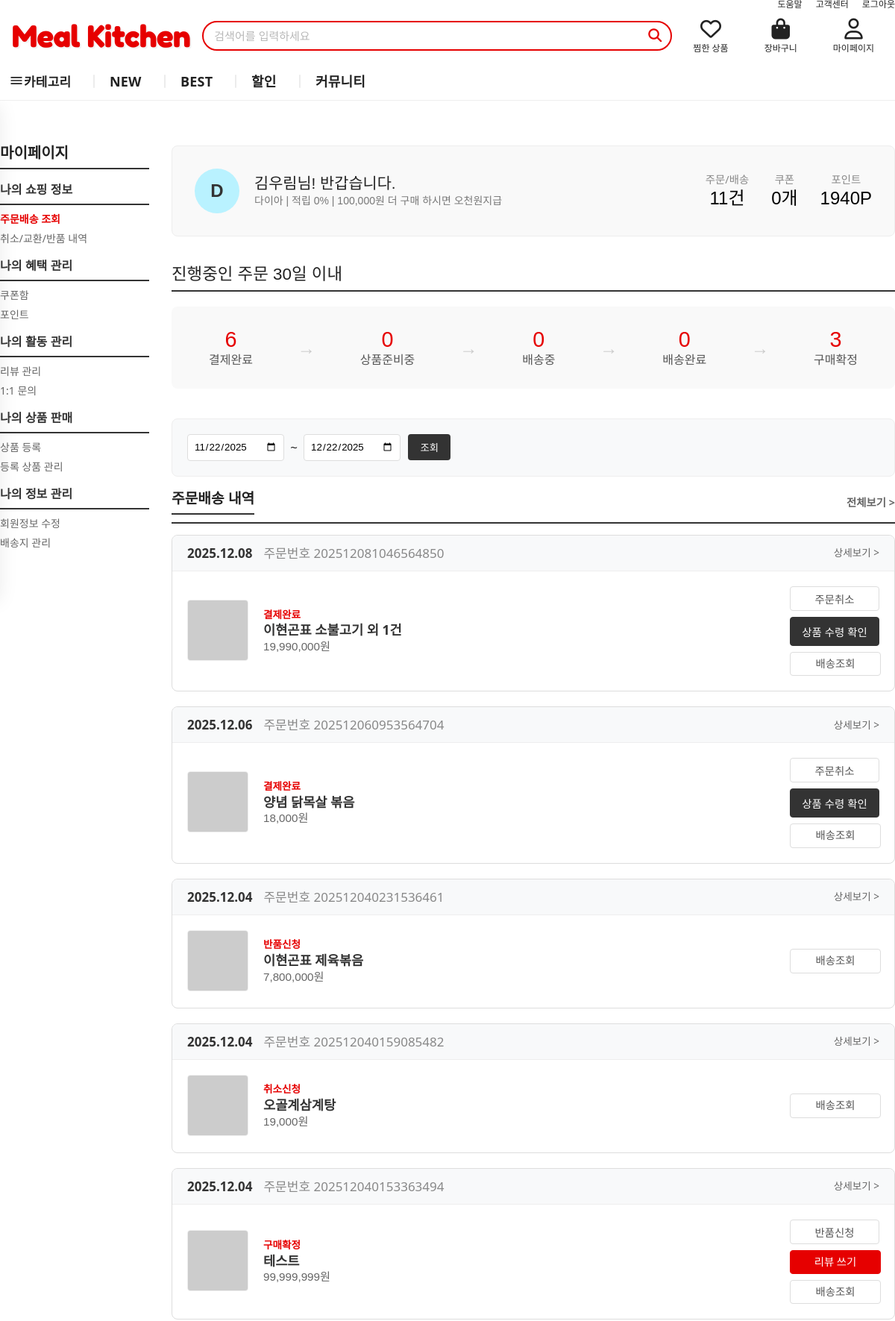
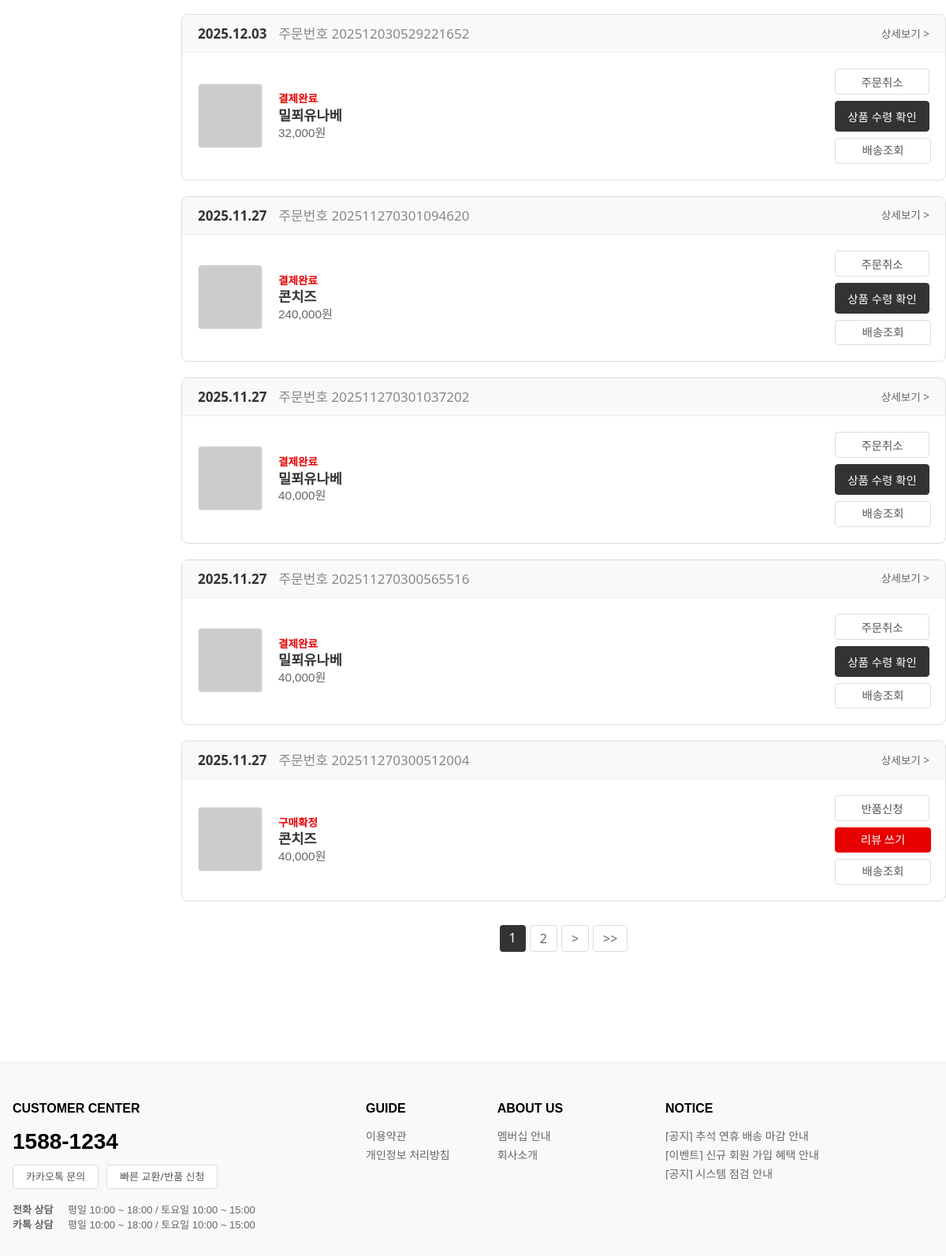
Page /my-page_order.php (signed in, upper part) on the committed database (2 pictures, top to bottom).
### tables this page shows
CREATE TABLE `members` (
  `num` int(11) NOT NULL AUTO_INCREMENT,
  `id` char(15) NOT NULL,
  `pass` varchar(450) NOT NULL,
  `name` char(10) NOT NULL,
  `phone` char(20) NOT NULL,
  `birth` char(20) DEFAULT NULL,
  `email` char(80) DEFAULT NULL,
  `refferer` char(15) DEFAULT NULL,
  `regist_day` char(20) NOT NULL,
  `level` int(11) NOT NULL,
  `point` int(11) NOT NULL,
  PRIMARY KEY (`num`)
);

CREATE TABLE `pay` (
  `order_id` varchar(50) NOT NULL,
  `orderer_name` char(10) NOT NULL,
  `orderer_email` char(80) NOT NULL,
  `orderer_phone` char(20) NOT NULL,
  `Recipient_name` char(10) NOT NULL,
  `zip_code` char(5) NOT NULL,
  `address1` varchar(50) NOT NULL,
  `address2` varchar(50) NOT NULL,
  `Recipient_phone` char(20) NOT NULL,
  `message` varchar(20) DEFAULT NULL,
  `member_id` char(15) NOT NULL,
  `order_contents` longtext DEFAULT NULL,
  `review` char(1) NOT NULL DEFAULT 'N',
  `status` varchar(20) DEFAULT '결제완료',
  `total_price` int(11) DEFAULT 0,
  `order_date` datetime DEFAULT current_timestamp(),
  `used_point` int(11) DEFAULT 0,
  PRIMARY KEY (`order_id`),
  KEY `idx_pay_member_id` (`member_id`),
  KEY `idx_pay_order_date` (`order_date`)
);

### my-page_order.php (the view, shortened to what the rows shown need)
<?php
require_once("inc/db.php");
$member_id = $_SESSION['member_id']  ?? null;
$view_mode = $_GET['view'] ?? 'date';
$page = isset($_GET['page']) ? (int)$_GET['page'] : 1;
$limit = 10;
$offset = ($page - 1) * $limit;
if ($view_mode === 'all') {
    $start_date = '';
    $end_date = '';
    $count_result = db_select("SELECT COUNT(*) as cnt FROM pay WHERE member_id = ?", [$member_id]);
    $total_count = $count_result[0]['cnt'] ?? 0;
    $orders = db_select("SELECT * FROM pay WHERE member_id = ? ORDER BY order_date DESC LIMIT $limit OFFSET $offset", [$member_id]);
} else {
    $start_date = $_GET['start_date'] ?? date('Y-m-d', strtotime('-1 month'));
    $end_date = $_GET['end_date'] ?? date('Y-m-d');
    $query_start = $start_date . " 00:00:00";
    $query_end = $end_date . " 23:59:59";
    $orders = db_select("SELECT * FROM pay WHERE member_id = ? AND order_date BETWEEN ? AND ? ORDER BY order_date DESC LIMIT $limit OFFSET $offset", [$member_id, $query_start, $query_end]);
}
$member_info = db_select("SELECT point FROM members WHERE id = ?", [$member_id]);
$db_point = $member_info[0]['point'] ?? 0;
$user_points = $db_point;
function bust($relPath) {
    $abs = __DIR__ . '/' . ltrim($relPath, '/');
    $ver = is_file($abs) ? filemtime($abs) : time();
    return $relPath . '?v=' . $ver;
}
?>
<!DOCTYPE html>
<html lang="ko">
<head>
    <link rel="stylesheet" href="<?= bust('css/style.css') ?>" />
    <link rel="stylesheet" href="https://cdnjs.cloudflare.com/ajax/libs/font-awesome/6.5.1/css/all.min.css" />
</head>
<body>
    <main class="main_wrapper">
        <div class="mypage-wrapper">
            <section class="mypage-content">
                <div class="profile-box">
                    <div class="user-stats">
                        <div>
                            <span>포인트</span>
                            <strong><?= $user_points ?><small>P</small></strong>
                        </div>
                    </div>
                </div>
                <div class="order-list-box">
                    <?php if (empty($orders)): ?>
                        <div class="no-data" style="padding: 50px 0; text-align: center; color: #888;">
                            <i class="fas fa-exclamation-circle" style="font-size: 40px; color: #ddd; margin-bottom: 15px;"></i>
                            <p>조회된 기간 내 주문내역이 없습니다.</p>
                        </div>
                    <?php else: ?>
                        <div class="order-list">
                            <?php foreach ($orders as $ord):
                                $items = json_decode($ord['order_contents'], true);
                                $first_item = $items[0] ?? null;
                                if ($first_item) {
                                    $title = $first_item['content_name'];
                                    if (count($items) > 1) {
                                        $title .= " 외 " . (count($items) - 1) . "건";
                                    }
                                    $img = $first_item['content_img'];
                                    $content_code = $first_item['content_code'];
                                } else {
                                    $title = "상품 정보 없음 (주문번호: " . $ord['order_id'] . ")";
                                    $img = "img/icons/no-image.png";
                                    $content_code = "";
                                }
                                $status = $ord['status'] ?? '결제완료';
                                $review_yn = $ord['review'] ?? 'N';
                            ?>
                            <div class="order-item">
                                <div class="order-header">
                                    <span class="order-date"><?= date('Y.m.d', strtotime($ord['order_date'] ?? 'now')) ?></span>
                                    <span class="order-id">주문번호 <?= $ord['order_id'] ?></span>
                                    <a href="#" class="detail-link">상세보기 ></a>
                                </div>
                                <div class="order-body">
                                    <div class="product-info">
                                        <a href="contents_detail.php?content_code=<?= $content_code ?>">
                                            <img src="<?= $img ?>" alt="상품이미지" class="thumb" onerror="this.src='https://placehold.co/80x80?text=No+Image'">
                                        </a>
                                        <div class="info-text">
                                            <div class="status-badge"><?= $status ?></div>
                                            <a href="contents_detail.php?content_code=<?= $content_code ?>" style="text-decoration: none; color: inherit;">
                                                <div class="product-name"><?= htmlspecialchars($title) ?></div>
                                            </a>
                                            <div class="price"><?= number_format($ord['total_price']) ?>원</div>
                                        </div>
                                    </div>
                                    <div class="action-buttons">
                                        <?php if ($status == '결제완료'): ?>
                                            <form action="order_claim.php" method="POST" onsubmit="return confirm('주문을 취소하시겠습니까?');" style="display:inline;">
                                                <button type="submit" class="btn-cancel" style="padding: 5px 10px; border: 1px solid #ddd; background: white; cursor: pointer; margin-right: 5px;">주문취소</button>
                                            </form>
                                        <?php endif; ?>
                                        <?php if ($status == '배송중' || $status == '결제완료'): ?>
                                            <form action="order_confirm.php" method="POST" onsubmit="return confirm('상품을 수령하셨습니까? 구매를 확정합니다.');" style="display:inline;">
                                                <button type="submit" class="btn-confirm">상품 수령 확인</button>
                                            </form>
                                        <?php endif; ?>
                                        <?php if ($status == '구매확정'): ?>
                                            <form action="order_claim.php" method="POST" onsubmit="return confirm('반품을 신청하시겠습니까?');" style="display:inline;">
                                                <button type="submit" class="btn-return" style="padding: 5px 10px; border: 1px solid #ddd; background: white; cursor: pointer; margin-right: 5px;">반품신청</button>
                                            </form>
                                            <?php if ($review_yn == 'N' && $content_code): ?>
                                                <a href="review_write.php?order_id=<?= $ord['order_id'] ?>&content_code=<?= $content_code ?>" class="btn-review">리뷰 쓰기</a>
                                            <?php elseif ($review_yn == 'Y'): ?>
                                                <a href="contents_detail.php?content_code=<?= $content_code ?>" class="btn-review-done">리뷰등록완료</a>
                                            <?php endif; ?>
                                        <?php endif; ?>
                                        <a href="#" class="btn-inquiry">배송조회</a>
                                    </div>
                                </div>
                            </div>
                            <?php endforeach; ?>
                        </div>
                    <?php endif; ?>
                </div>
            </section>
        </div>
    </main>
</body>
</html>

### rows in the picture
members: point "1940"
pay: order_date "2025.12.08", order_id "202512081046564850", status "결제완료", order_contents "이현곤표 소불고기 외 1건", total_price "19,990,000"
pay: order_date "2025.12.06", order_id "202512060953564704", status "결제완료", order_contents "양념 닭목살 볶음", total_price "18,000"
pay: order_date "2025.12.04", order_id "202512040231536461", status "반품신청", order_contents "이현곤표 제육볶음", total_price "7,800,000"
pay: order_date "2025.12.04", order_id "202512040159085482", status "취소신청", order_contents "오골계삼계탕", total_price "19,000"
pay: order_date "2025.12.04", order_id "202512040153363494", status "구매확정", order_contents "테스트", total_price "99,999,999"
pay: order_date "2025.12.03", order_id "202512030529221652", status "결제완료", order_contents "밀푀유나베", total_price "32,000"
pay: order_date "2025.11.27", order_id "202511270301094620", status "결제완료", order_contents "콘치즈", total_price "240,000"
pay: order_date "2025.11.27", order_id "202511270301037202", status "결제완료", order_contents "밀푀유나베", total_price "40,000"
pay: order_date "2025.11.27", order_id "202511270300565516", status "결제완료", order_contents "밀푀유나베", total_price "40,000"
pay: order_date "2025.11.27", order_id "202511270300512004", status "구매확정", order_contents "콘치즈", total_price "40,000"

### other values in the picture
$grade_initial "D"
$username "김우림"
$user_grade "다이아"
$order_shipping_count "11"
$coupon_count "0"
$status_payment_complete "6"
$status_preparing "0"
$status_shipping "0"
$status_delivered "0"
$status_confirmed "3"
